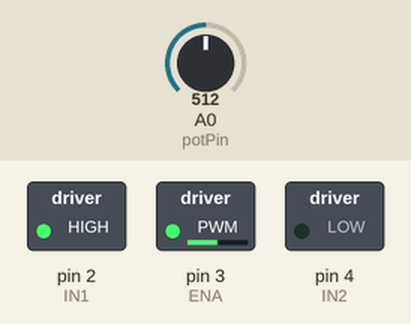
This sketch was run on a simulated Arduino Uno, built with avr-gcc and run on an emulated ATmega328P. Parts: switched loads named in the sketch (green lamp = pin HIGH). The inputs (shaded band) are chosen by the test bench; at power-on: A0 (potPin) = 512.

Above: at 1.2 s.
1.3 s: A0 (potPin) set to 716
At 2.5 s:
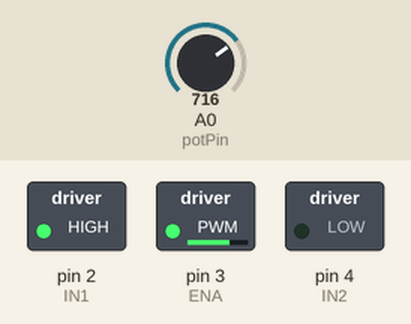
2.8 s: A0 (potPin) set to 900
At 3.5 s:
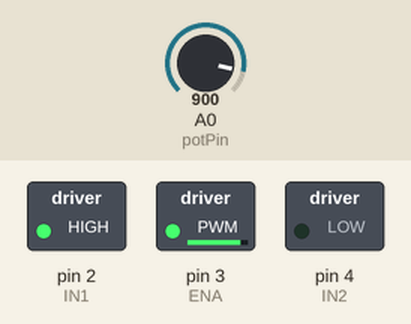
4.3 s: A0 (potPin) set to 122
At 4.7 s:
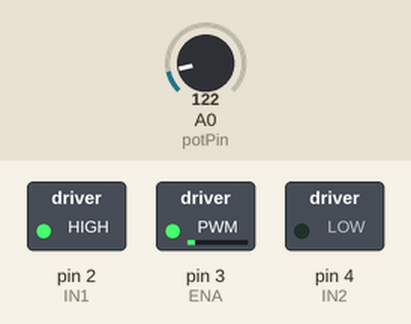
5.8 s: A0 (potPin) set to 0
At 7.0 s:
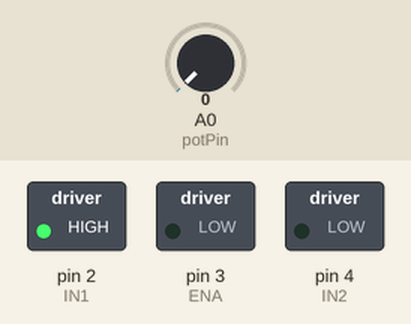
7.3 s: A0 (potPin) set to 511
At 8.3 s:
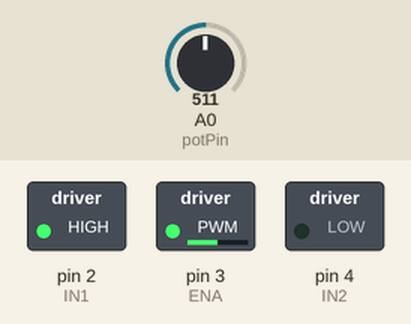
Timing chart, 0 to 9.8 s (numbered marks = the images above; inputs shaded):
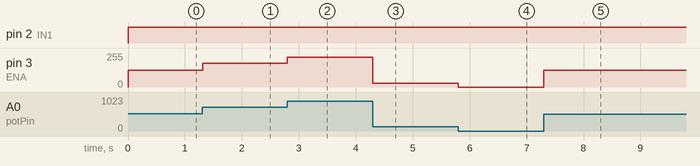

Measured:
- after the input at 1.3 s, pin 3 (ENA): 127/255 → 178/255 at once
- after the input at 2.8 s, pin 3 (ENA): 178/255 → 224/255 at once
- after the input at 4.3 s, pin 3 (ENA): 224/255 → 30/255 at once
- after the input at 5.8 s, pin 3 (ENA): 30/255 → 0/255 at once
- after the input at 7.3 s, pin 3 (ENA): 0/255 → 127/255 at once

The sketch:

DC_Stepper_mottor_L298.ino
```cpp
#define ENA 3
#define IN1 2
#define IN2 4
int rotDirection;
int potPin=A0;
int potVal;
int potPwm;
int dt=10;


void setup() {
  // put your setup code here, to run once:
  pinMode(ENA,OUTPUT);
  pinMode(IN1,OUTPUT);
  pinMode(IN2,OUTPUT);


}

void loop() {
  // put your main code here, to run repeatedly:
  potVal=analogRead(potPin);
  potPwm=(255./1023.)*potVal;
  analogWrite(ENA,potPwm);
  digitalWrite(IN1,HIGH);
  digitalWrite(IN2,LOW);
  delay(dt);
}
```
